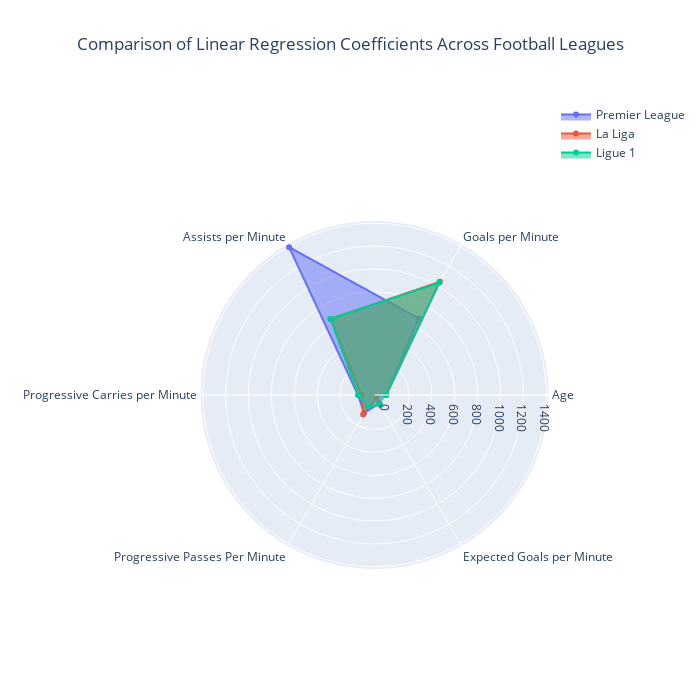

Notebook cell for this chart:
### Markdown cell above
We had some interesting takeaways from our regressions above and over the course of this project:

1. The overall rating in FIFA 23 itself is an amalgamation of several statistics, some of which are measurable and therefore dealt with in-depth in our regressions. It is important for us to acknolwedge the fact that given that FIFA assigns ratings based on their network of scouts that visit certain games, there a high degree of subjectivity involved and therefore variables that are tough to measure can have confounding affects (as seen on our 'Expected Goals per Minute variable) 

2. Age, Goals per Minute and Assists per Minute are significant determinants of the overall ratings for attackers in FIFA 23 and have the most impact on the overall rating of players.


Let's visualize how the coefficient values for our independent variables impact the overall rating across the three leagues.

### Code cell
from plotly.offline import init_notebook_mode
init_notebook_mode(connected=True)

import plotly.graph_objects as go
categories = ['Age', 'Goals per Minute', 'Assists per Minute',
       'Progressive Carries per Minute', 'Progressive Passes Per Minute',
       'Expected Goals per Minute']

fig = go.Figure()

fig.add_trace(go.Scatterpolar(
      r=X2_lin_reg.coef_,
      theta=categories,
      fill='toself',
      name='Premier League'))
fig.add_trace(go.Scatterpolar(
      r=X1_la_liga_lin_reg.coef_,
      theta=categories,
      fill='toself',
      name='La Liga'))
fig.add_trace(go.Scatterpolar(
      r=X1_ligue_1_lin_reg.coef_,
      theta=categories,
      fill='toself',
      name='Ligue 1'))
fig.update_layout(width=700,height=700,margin_l=200,margin_r=100,margin_autoexpand=True,margin_b=10,title={'text':'Comparison of Linear Regression Coefficients Across Football Leagues',
                                                                                               'x':0.5,
                                                                                               'xanchor':'center'})

### Figure 1 — Plotly figure (JSON) as saved in the notebook; plotly's stock layout.template omitted (floating-point values rounded to 4 significant figures)
{"data": [{"fill": "toself", "name": "Premier League", "r": [0.4699, 670.5, 1391.0, 41.74, 80.6, -16.66], "theta": ["Age", "Goals per Minute", "Assists per Minute", "Progressive Carries per Minute", "Progressive Passes Per Minute", "Expected Goals per Minute"], "type": "scatterpolar"}, {"fill": "toself", "name": "La Liga", "r": [0.3638, 1041.0, 663.9, 10.88, 95.0, -69.28], "theta": ["Age", "Goals per Minute", "Assists per Minute", "Progressive Carries per Minute", "Progressive Passes Per Minute", "Expected Goals per Minute"], "type": "scatterpolar"}, {"fill": "toself", "name": "Ligue 1", "r": [0.4031, 1032.0, 668.4, 37.95, 16.68, -1.615], "theta": ["Age", "Goals per Minute", "Assists per Minute", "Progressive Carries per Minute", "Progressive Passes Per Minute", "Expected Goals per Minute"], "type": "scatterpolar"}], "layout": {"height": 700, "margin": {"autoexpand": true, "b": 10, "l": 200, "r": 100}, "polar": {"angularaxis": {"type": "category"}, "radialaxis": {"autorange": true, "range": [-102.7, 1424.0], "type": "linear"}}, "title": {"text": "Comparison of Linear Regression Coefficients Across Football Leagues", "x": 0.5, "xanchor": "center"}, "width": 700}}
